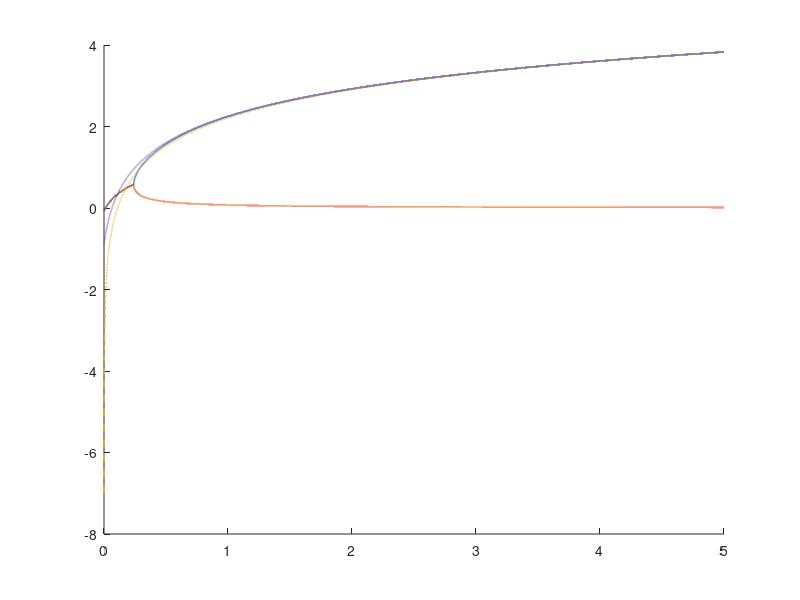

Recreate this plot in MATLAB. (Note: this script raises an error after producing the figure.)
Ix = 1475.8425;
Iy = 886.242;   % assumption, Iy < Iz from the satellite configuration
Iz = 1532.96;

h = 20;
omega_0 = (2*pi)/86164;

a = 4 * omega_0^2 * (Iy - Iz);
b = -1 * omega_0 * (Ix - Iy +Iz);
c = omega_0^2 * (Iy - Iz);
d = 3 * omega_0^2 * (Ix - Iz);

K = 0:-0.0001:-5;
n = length(K);
p = zeros([4 n]);

for i = 1:n
h = K(i);

A = a + omega_0*h;
B = b + h;
C = c + omega_0*h;

% poles :: roots of characteristic equation
ch_eq = [Ix*Iz 0 (Ix*C + Iz*A + B*B) 0 A*C];
p(:,i) = roots(ch_eq);
end

hold on
plot(-K,log(abs(p(1,:))/omega_0),'LineWidth',1.1)
plot(-K,log(abs(p(3,:))/omega_0),'LineWidth',1.1)
plot(-K,log((K/((Ix*Iz)^0.5))/omega_0),'--','LineWidth',1.1)
plot(-K,log((sqrt(((K-(omega_0*(Ix-Iy))).*(K-(omega_0*(Iz-Iy))))./(Ix*Iz))./omega_0)),'--','LineWidth',1.1)
yline(log(omega_0/omega_0),'--','LineWidth',1.1)
ylim([-1 5])
xlim([0,4])
xlabel('h (Nms)');
ylabel('log(w/w0)');
title('Splitting of Poles due to Momentum Bias')
legend('log(w1/w0) : Nutation Frequency','log(w3/w0) : Precession Frequency','Nutation Frequency Binomial Approximation','Nutation Frequency Approximation by Iwens','Orbit Frequency','Location','northwest')
saveas(gcf,'PoleSplitting.png')
hold off
